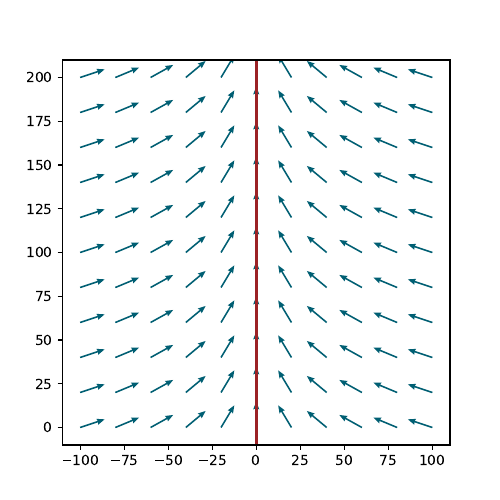

The Python source for this figure:
# Vector field using quiver
import matplotlib.pyplot as plt

import numpy as np 

K = 0.01

x,y = np.meshgrid(np.arange(-100,110,20), np.arange(0,210,20))

angles = np.arctan(K*x)

u = -np.sin(angles)
v = np.cos(angles)

plt.figure(figsize=(5,5))
plt.quiver(x,y,u,v, scale=15, headwidth=4,width = 0.004, color = "#005f73")
plt.axvline(x=0.0, color= "#9b2226", lw=2)
#plt.savefig("vectorfield.svg")
plt.show()